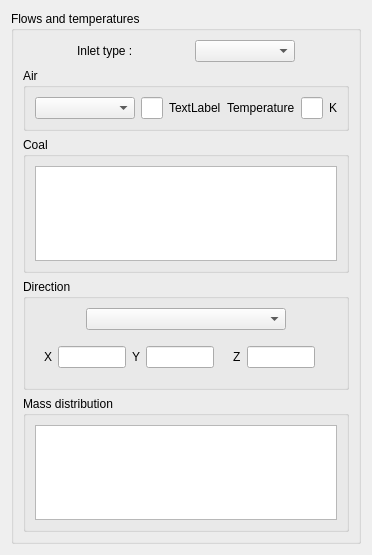
<ui version="4.0" >
 <class>BoundaryConditionsCoalInletForm</class>
 <widget class="QWidget" name="BoundaryConditionsCoalInletForm" >
  <property name="geometry" >
   <rect>
    <x>0</x>
    <y>0</y>
    <width>370</width>
    <height>555</height>
   </rect>
  </property>
  <property name="windowTitle" >
   <string>Form</string>
  </property>
  <layout class="QGridLayout" name="gridLayout" >
   <item row="0" column="0" >
    <widget class="QGroupBox" name="groupBoxFlowTemp" >
     <property name="title" >
      <string>Flows and temperatures</string>
     </property>
     <layout class="QVBoxLayout" >
      <item>
       <layout class="QGridLayout" name="_2" >
        <item row="0" column="0" >
         <spacer>
          <property name="orientation" >
           <enum>Qt::Horizontal</enum>
          </property>
          <property name="sizeHint" stdset="0" >
           <size>
            <width>40</width>
            <height>20</height>
           </size>
          </property>
         </spacer>
        </item>
        <item row="0" column="1" >
         <widget class="QLabel" name="label" >
          <property name="text" >
           <string>Inlet type : </string>
          </property>
         </widget>
        </item>
        <item row="0" column="2" >
         <spacer>
          <property name="orientation" >
           <enum>Qt::Horizontal</enum>
          </property>
          <property name="sizeHint" stdset="0" >
           <size>
            <width>40</width>
            <height>20</height>
           </size>
          </property>
         </spacer>
        </item>
        <item row="0" column="3" >
         <widget class="QComboBox" name="comboBoxTypeInlet" >
          <property name="minimumSize" >
           <size>
            <width>100</width>
            <height>0</height>
           </size>
          </property>
         </widget>
        </item>
        <item row="0" column="4" >
         <spacer>
          <property name="orientation" >
           <enum>Qt::Horizontal</enum>
          </property>
          <property name="sizeHint" stdset="0" >
           <size>
            <width>40</width>
            <height>20</height>
           </size>
          </property>
         </spacer>
        </item>
       </layout>
      </item>
      <item>
       <widget class="QGroupBox" name="groupBoxAir" >
        <property name="title" >
         <string>Air</string>
        </property>
        <layout class="QGridLayout" name="_3" >
         <item row="0" column="0" >
          <layout class="QGridLayout" name="_4" >
           <item row="0" column="0" >
            <widget class="QComboBox" name="comboBoxAirVelocity" >
             <property name="minimumSize" >
              <size>
               <width>100</width>
               <height>0</height>
              </size>
             </property>
            </widget>
           </item>
           <item row="0" column="1" >
            <widget class="QLineEdit" name="lineEditAirVelocity" >
             <property name="maximumSize" >
              <size>
               <width>80</width>
               <height>16777215</height>
              </size>
             </property>
            </widget>
           </item>
           <item row="0" column="2" >
            <widget class="QLabel" name="labelUnitVelocityAir" >
             <property name="text" >
              <string>TextLabel</string>
             </property>
            </widget>
           </item>
           <item row="0" column="3" >
            <spacer>
             <property name="orientation" >
              <enum>Qt::Horizontal</enum>
             </property>
             <property name="sizeHint" stdset="0" >
              <size>
               <width>40</width>
               <height>20</height>
              </size>
             </property>
            </spacer>
           </item>
           <item row="0" column="4" >
            <widget class="QLabel" name="labelTempAir" >
             <property name="text" >
              <string>Temperature</string>
             </property>
            </widget>
           </item>
           <item row="0" column="5" >
            <widget class="QLineEdit" name="lineEditTemperature" >
             <property name="maximumSize" >
              <size>
               <width>80</width>
               <height>16777215</height>
              </size>
             </property>
            </widget>
           </item>
           <item row="0" column="6" >
            <widget class="QLabel" name="labelUnitTemp" >
             <property name="text" >
              <string>K</string>
             </property>
            </widget>
           </item>
          </layout>
         </item>
        </layout>
       </widget>
      </item>
      <item>
       <widget class="QGroupBox" name="groupBoxCoal" >
        <property name="title" >
         <string>Coal</string>
        </property>
        <layout class="QVBoxLayout" name="_5" >
         <item>
          <widget class="QTableView" name="tableViewCoal" >
           <property name="alternatingRowColors" >
            <bool>true</bool>
           </property>
           <property name="selectionBehavior" >
            <enum>QAbstractItemView::SelectRows</enum>
           </property>
          </widget>
         </item>
        </layout>
       </widget>
      </item>
      <item>
       <widget class="QGroupBox" name="groupBoxDirection" >
        <property name="title" >
         <string>Direction</string>
        </property>
        <layout class="QGridLayout" name="_6" >
         <item row="0" column="0" >
          <layout class="QGridLayout" name="_7" >
           <item row="0" column="0" >
            <layout class="QGridLayout" name="_8" >
             <item row="0" column="0" >
              <spacer>
               <property name="orientation" >
                <enum>Qt::Horizontal</enum>
               </property>
               <property name="sizeHint" stdset="0" >
                <size>
                 <width>40</width>
                 <height>20</height>
                </size>
               </property>
              </spacer>
             </item>
             <item row="0" column="1" >
              <widget class="QComboBox" name="comboBoxDirectionVelocityCoal" >
               <property name="minimumSize" >
                <size>
                 <width>200</width>
                 <height>0</height>
                </size>
               </property>
              </widget>
             </item>
             <item row="0" column="2" >
              <spacer>
               <property name="orientation" >
                <enum>Qt::Horizontal</enum>
               </property>
               <property name="sizeHint" stdset="0" >
                <size>
                 <width>40</width>
                 <height>20</height>
                </size>
               </property>
              </spacer>
             </item>
            </layout>
           </item>
           <item row="1" column="0" >
            <widget class="QFrame" name="frameCoalVelocity" >
             <property name="minimumSize" >
              <size>
               <width>16</width>
               <height>42</height>
              </size>
             </property>
             <property name="frameShape" >
              <enum>QFrame::NoFrame</enum>
             </property>
             <property name="frameShadow" >
              <enum>QFrame::Raised</enum>
             </property>
             <property name="lineWidth" >
              <number>0</number>
             </property>
             <layout class="QGridLayout" name="_9" >
              <item row="0" column="0" >
               <layout class="QGridLayout" name="_10" >
                <item row="0" column="0" >
                 <widget class="QLabel" name="labelX" >
                  <property name="text" >
                   <string>X</string>
                  </property>
                 </widget>
                </item>
                <item row="0" column="1" >
                 <widget class="QLineEdit" name="lineEditXVelocityCoal" >
                  <property name="maximumSize" >
                   <size>
                    <width>80</width>
                    <height>16777215</height>
                   </size>
                  </property>
                 </widget>
                </item>
                <item row="0" column="3" >
                 <widget class="QLabel" name="labelY" >
                  <property name="text" >
                   <string>Y</string>
                  </property>
                 </widget>
                </item>
                <item row="0" column="4" >
                 <widget class="QLineEdit" name="lineEditYVelocityCoal" >
                  <property name="maximumSize" >
                   <size>
                    <width>80</width>
                    <height>16777215</height>
                   </size>
                  </property>
                 </widget>
                </item>
                <item row="0" column="5" >
                 <widget class="QLabel" name="labelUnitY" >
                  <property name="text" >
                   <string/>
                  </property>
                 </widget>
                </item>
                <item row="0" column="6" >
                 <widget class="QLabel" name="labelZ" >
                  <property name="text" >
                   <string>Z</string>
                  </property>
                 </widget>
                </item>
                <item row="0" column="7" >
                 <widget class="QLineEdit" name="lineEditZVelocityCoal" >
                  <property name="maximumSize" >
                   <size>
                    <width>80</width>
                    <height>16777215</height>
                   </size>
                  </property>
                 </widget>
                </item>
                <item row="0" column="8" >
                 <widget class="QLabel" name="labelSlideUnitZ" >
                  <property name="text" >
                   <string/>
                  </property>
                 </widget>
                </item>
               </layout>
              </item>
             </layout>
            </widget>
           </item>
          </layout>
         </item>
        </layout>
       </widget>
      </item>
      <item>
       <widget class="QGroupBox" name="groupBoxCoalMass" >
        <property name="title" >
         <string>Mass distribution</string>
        </property>
        <layout class="QGridLayout" name="_11" >
         <item row="0" column="0" >
          <widget class="QTableView" name="tableViewCoalMass" >
           <property name="alternatingRowColors" >
            <bool>true</bool>
           </property>
           <property name="selectionBehavior" >
            <enum>QAbstractItemView::SelectRows</enum>
           </property>
          </widget>
         </item>
        </layout>
       </widget>
      </item>
     </layout>
    </widget>
   </item>
  </layout>
 </widget>
 <resources/>
 <connections/>
</ui>
